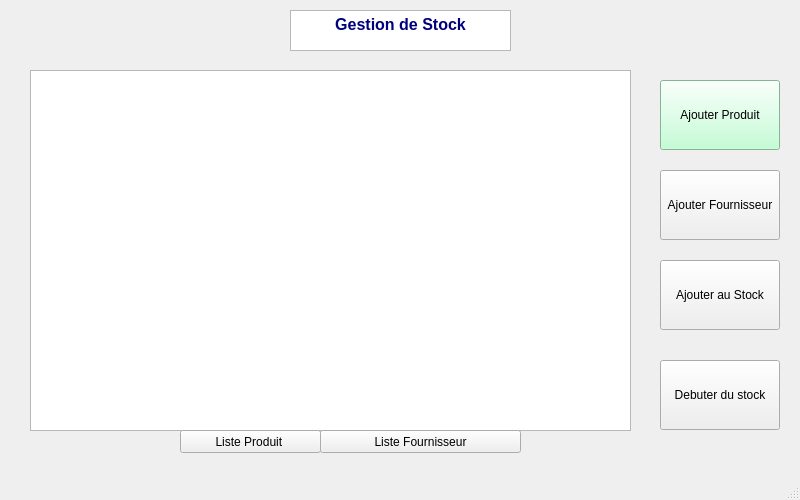
<?xml version="1.0" encoding="UTF-8"?>
<ui version="4.0">
 <class>MainWindow</class>
 <widget class="QMainWindow" name="MainWindow">
  <property name="geometry">
   <rect>
    <x>0</x>
    <y>0</y>
    <width>800</width>
    <height>500</height>
   </rect>
  </property>
  <property name="maximumSize">
   <size>
    <width>800</width>
    <height>500</height>
   </size>
  </property>
  <property name="windowTitle">
   <string>site Gestion de stock d’un magasin</string>
  </property>
  <property name="styleSheet">
   <string notr="true">background-image=url(&quot;/Users/Hp/Documents/EMSI 3IIR1/Projet c++/sss&quot;);</string>
  </property>
  <widget class="QWidget" name="centralwidget">
   <widget class="QPushButton" name="pushButton">
    <property name="geometry">
     <rect>
      <x>660</x>
      <y>80</y>
      <width>120</width>
      <height>70</height>
     </rect>
    </property>
    <property name="styleSheet">
     <string notr="true">background-color: rgb(179, 255, 203);</string>
    </property>
    <property name="text">
     <string>Ajouter Produit</string>
    </property>
   </widget>
   <widget class="QPushButton" name="pushButton_2">
    <property name="geometry">
     <rect>
      <x>660</x>
      <y>170</y>
      <width>120</width>
      <height>70</height>
     </rect>
    </property>
    <property name="text">
     <string>Ajouter Fournisseur</string>
    </property>
   </widget>
   <widget class="QPushButton" name="pushButton_4">
    <property name="geometry">
     <rect>
      <x>660</x>
      <y>360</y>
      <width>120</width>
      <height>70</height>
     </rect>
    </property>
    <property name="text">
     <string>Debuter du stock</string>
    </property>
   </widget>
   <widget class="QPushButton" name="pushButton_5">
    <property name="geometry">
     <rect>
      <x>660</x>
      <y>260</y>
      <width>120</width>
      <height>70</height>
     </rect>
    </property>
    <property name="text">
     <string>Ajouter au Stock</string>
    </property>
   </widget>
   <widget class="QTableWidget" name="tableWidget">
    <property name="geometry">
     <rect>
      <x>30</x>
      <y>70</y>
      <width>601</width>
      <height>361</height>
     </rect>
    </property>
   </widget>
   <widget class="QPushButton" name="ProductListButton">
    <property name="geometry">
     <rect>
      <x>180</x>
      <y>430</y>
      <width>141</width>
      <height>23</height>
     </rect>
    </property>
    <property name="text">
     <string>Liste Produit </string>
    </property>
   </widget>
   <widget class="QPushButton" name="showSupplierListButton">
    <property name="geometry">
     <rect>
      <x>320</x>
      <y>430</y>
      <width>201</width>
      <height>23</height>
     </rect>
    </property>
    <property name="styleSheet">
     <string notr="true">
</string>
    </property>
    <property name="text">
     <string>Liste Fournisseur</string>
    </property>
   </widget>
   <widget class="QTextEdit" name="textEdit">
    <property name="geometry">
     <rect>
      <x>290</x>
      <y>10</y>
      <width>221</width>
      <height>41</height>
     </rect>
    </property>
    <property name="html">
     <string>&lt;!DOCTYPE HTML PUBLIC &quot;-//W3C//DTD HTML 4.0//EN&quot; &quot;http://www.w3.org/TR/REC-html40/strict.dtd&quot;&gt;
&lt;html&gt;&lt;head&gt;&lt;meta name=&quot;qrichtext&quot; content=&quot;1&quot; /&gt;&lt;style type=&quot;text/css&quot;&gt;
p, li { white-space: pre-wrap; }
&lt;/style&gt;&lt;/head&gt;&lt;body style=&quot; font-family:'MS Shell Dlg 2'; font-size:8.25pt; font-weight:400; font-style:normal;&quot;&gt;
&lt;p align=&quot;center&quot; style=&quot; margin-top:0px; margin-bottom:0px; margin-left:0px; margin-right:0px; -qt-block-indent:0; text-indent:0px;&quot;&gt;&lt;span style=&quot; font-size:12pt; font-weight:600; color:#00007f;&quot;&gt;Gestion de Stock&lt;/span&gt;&lt;/p&gt;&lt;/body&gt;&lt;/html&gt;</string>
    </property>
   </widget>
  </widget>
  <widget class="QMenuBar" name="menubar">
   <property name="geometry">
    <rect>
     <x>0</x>
     <y>0</y>
     <width>800</width>
     <height>21</height>
    </rect>
   </property>
  </widget>
  <widget class="QStatusBar" name="statusbar"/>
 </widget>
 <resources/>
 <connections/>
</ui>
